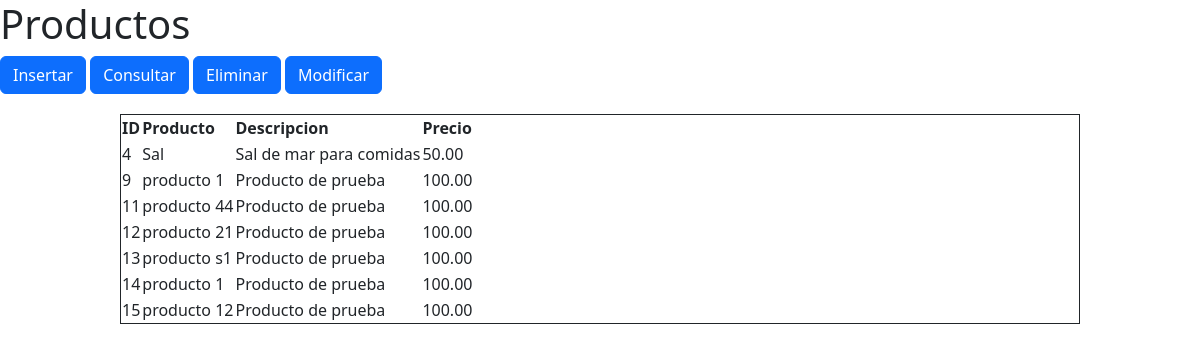
The page /productos on the database its author committed.
### default/models.py (models this page shows)
class Productos(models.Model):
    name_producto = models.CharField(max_length=150, null=True)
    description = models.CharField(max_length=150, null=True)
    precio = models.DecimalField(max_digits=10, decimal_places=2, default=0)
    class Meta:
        db_table = 'productos'

### default/views.py (the view)
# urls.py: path('productos', default.views.productos, name="productos"),
def productos(request):
    productos = list(Productos.objects.values())
    return render(request, 'productos/productos.html', {
        'productos': productos
    })

### default/templates/productos/productos.html (shortened to what this page needs)
<!DOCTYPE html>
<html lang="en">
<head>
    <link href="https://cdn.jsdelivr.net/npm/bootstrap@5.2.3/dist/css/bootstrap.min.css" rel="stylesheet"
 />
</head>
<body>
    <h1>Productos</h1>
    <button type="button" class="btn btn-primary" data-bs-toggle="modal" data-bs-target="#formulario-agregar">
        Insertar
    </button>
    <button type="button" class="btn btn-primary" data-bs-toggle="modal" data-bs-target="#formulario-query">
        Consultar
    </button>
    <button type="button" class="btn btn-primary" data-bs-toggle="modal" data-bs-target="#formulario-eliminar">
        Eliminar
    </button>
    <button type="button" class="btn btn-primary" data-bs-toggle="modal" data-bs-target="#formulario-modificar">
        Modificar
    </button>
    <div style="width: 80%; border: 1px solid; margin: 0 auto; margin-top: 20px;">
        <table>
            <tr>
                <th>ID</th>
                <th>Producto</th>
                <th>Descripcion</th>
                <th>Precio</th>
            </tr>
            {% for producto in productos %}
                <tr>
                    <td>
                        {{producto.id}}
                    </td>
                    <td>
                        {{producto.name_producto}}
                    </td>
                    <td>
                        {{producto.description}}
                    </td>
                    <td>
                        {{producto.precio}}
                    </td>
                </tr>
            {% endfor %}
        </table>
    </div>
</body>
</html>

### rows shown on the page
Productos: id "4", name_producto "Sal", description "Sal de mar para comidas", precio "50.00"
Productos: id "9", name_producto "producto 1", description "Producto de prueba", precio "100.00"
Productos: id "11", name_producto "producto 44", description "Producto de prueba", precio "100.00"
Productos: id "12", name_producto "producto 21", description "Producto de prueba", precio "100.00"
Productos: id "13", name_producto "producto s1", description "Producto de prueba", precio "100.00"
Productos: id "14", name_producto "producto 1", description "Producto de prueba", precio "100.00"
Productos: id "15", name_producto "producto 12", description "Producto de prueba", precio "100.00"
